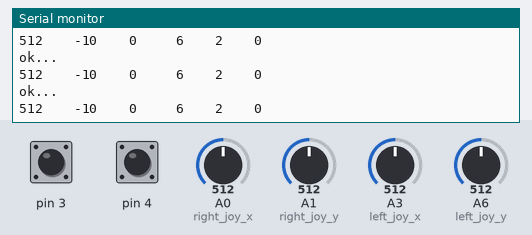
This sketch was run on a simulated Arduino Nano, built with avr-gcc and run on an emulated ATmega328P. Parts: the last lines printed to the serial monitor. Inputs (shaded band) come from the test bench; at power-on: A3 (left_joy_x) = 512, A0 (right_joy_x) = 512, A1 (right_joy_y) = 512, A6 (left_joy_y) = 512, pin 3 HIGH, pin 4 HIGH. No radio packets arrive unless stated.

Above: at 1.3 s.
1.4 s: A3 (left_joy_x) set to 716
At 1.77 s:
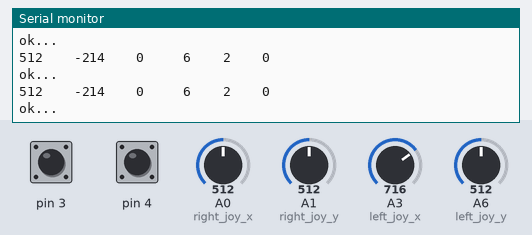
2.9 s: A0 (right_joy_x) set to 716
At 3.1 s:
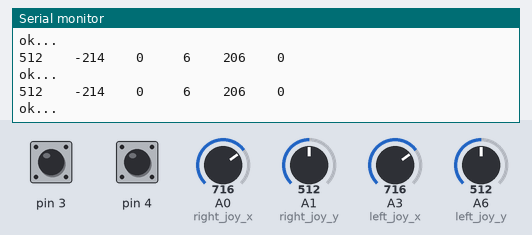
4.4 s: A1 (right_joy_y) set to 30
At 4.47 s:
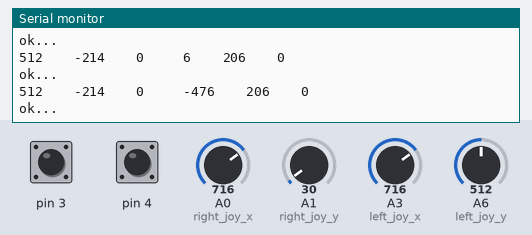
5.9 s: A6 (left_joy_y) set to 30
At 6.13 s:
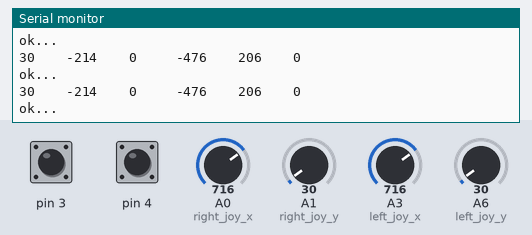
7.4 s: A0 (right_joy_x) set to 30
At 7.87 s:
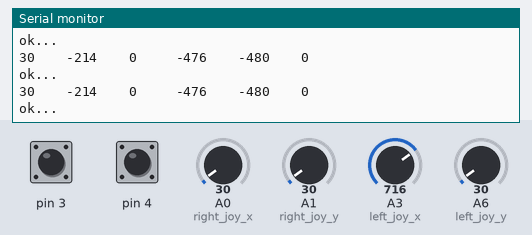
10.4 s: pin 3 pulled LOW for 0.15 s
Timing chart, 0 to 13.0 s (numbered marks = the images above; inputs shaded):
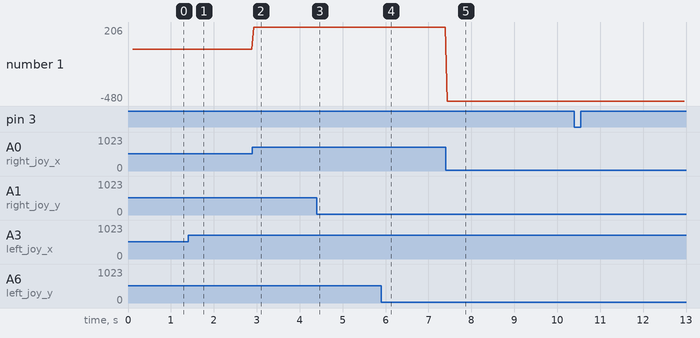

Measured:
- after the input at 1.4 s, the serial monitor: prints a new line at once (image 1)
- after the input at 2.9 s, the serial monitor: prints a new line at once (image 2)
- after the input at 4.4 s, the serial monitor: prints a new line after 0.05 s (image 3)
- after the input at 5.9 s, the serial monitor: prints a new line at once (image 4)
- after the input at 7.4 s, the serial monitor: prints a new line at once (image 5)
- plotted number 1: 2 → 206 after the input at 2.9 s, 206 → -480 after the input at 7.4 s

The sketch:

transmitter_v2.ino
```cpp
#include <SPI.h>
#include "nRF24L01.h"
#include "RF24.h"

#define TRANSMITTER_ID 1
#define DRONE_ID 1

int left_joy_x=A3, left_joy_y=A6, right_joy_x=A0, right_joy_y=A1, right_joy_button=3, left_joy_button=4;


//PID Gains

float ROLL_KP = 1;
float PITCH_KP = 1;

float ROLL_KD = 10;
float PITCH_KD = 10;


//


struct tx_packet
{
    int yaw, pitch, roll, throttle, r_button, l_button;
    byte device_ID, target_ID, packet_type;
    float rollKp, pitchKp, rollKd, pitchKd;
}tp1;

struct telem_packet
{
  int yaw, pitch, roll, armed;
  byte vehicle_id;
  long timestamp;
}telem_p1;


int success_ctr =0 , fail_ctr =0;


RF24 radio(8,7);
//
// Topology
//

// Radio pipe addresses for the 2 nodes to communicate.
const uint64_t pipes[2] = { 0xF0F0F0F0E1LL, 0xF0F0F0F0D2LL };


// The various roles supported by this sketch
typedef enum { role_ping_out = 1, role_pong_back } role_e;

// The debug-friendly names of those roles
const char* role_friendly_name[] = { "invalid", "Ping out", "Pong back"};

// The role of the current running sketch
role_e role = role_ping_out;


void setup()
{
    Serial.begin(115200);
    radio.begin();
    radio.setRetries(10,10);
    pinMode(3, INPUT_PULLUP);
    pinMode(4, INPUT_PULLUP);
    delay(100);
    radio.printDetails();
    radio.openWritingPipe(pipes[1]);
    radio.openReadingPipe(1,pipes[0]);
}
void loop()
{
    int yaw= analogRead(left_joy_x);
    int throttle = analogRead(left_joy_y);
    int roll = analogRead(right_joy_x);
    int pitch = analogRead(right_joy_y);
    int button_right = digitalRead(3);
    int button_left = digitalRead(4);
    tp1.yaw = 502 - yaw;
    tp1.pitch = pitch - 506;
    tp1.roll = roll - 510;
    tp1.throttle = throttle;
    tp1.r_button = 1 - button_right;
    tp1.l_button = 1 - button_left;
    tp1.device_ID = TRANSMITTER_ID;
    tp1.target_ID = DRONE_ID;
    tp1.packet_type = 1;
    tp1.rollKp = ROLL_KP;
    tp1.pitchKp =PITCH_KP;
    tp1.rollKd = ROLL_KD;
    tp1.pitchKd = PITCH_KD;

    Serial.print(throttle);Serial.print("    ");
    Serial.print(502-yaw);Serial.print("    ");
    Serial.print(1-button_left);Serial.print("\t \t");
    Serial.print(pitch-506);Serial.print("    ");
    Serial.print(roll-510);Serial.print("    ");
    Serial.println(1-button_right);

    delay(5);

    // First, stop listening so we can talk.

    // Take the time, and send it.  This will block until complete
    unsigned long time = millis();
    //Serial.println("Now sending %lu...");
    bool ok = radio.write( &tp1, sizeof(tp1) );

    if (ok)
      Serial.println("ok...");
    else
      Serial.println("failed.\n\r");

    // Now, continue listening
    radio.startListening();
    //delay(5);
    bool timeout = false;
    long started_waiting_at = millis();
    while ( ! radio.available() && ! timeout )
      if (millis() - started_waiting_at > 30 )
        timeout = true;
    if (timeout)
    {
      //Serial.println("Resnpose missed");
      fail_ctr++;
    }
    else
    {

      radio.read(&telem_p1, sizeof(telem_p1));
      //Serial.println("GOT RESPONSE");
      success_ctr++;

//      Serial.print(telem_p1.yaw);Serial.print("\t");
//      Serial.print(telem_p1.pitch);Serial.print("\t");
//      Serial.print(telem_p1.roll);Serial.print("\t");
//      Serial.print(telem_p1.armed);Serial.print("\t");Serial.print(success_ctr+fail_ctr);Serial.print("\t");Serial.println(millis());

    }
    radio.stopListening();
    delay(5);
    //Serial.print(success_ctr);Serial.print("\t"); Serial.println(fail_ctr);
    //Serial.println(millis());

}
```
